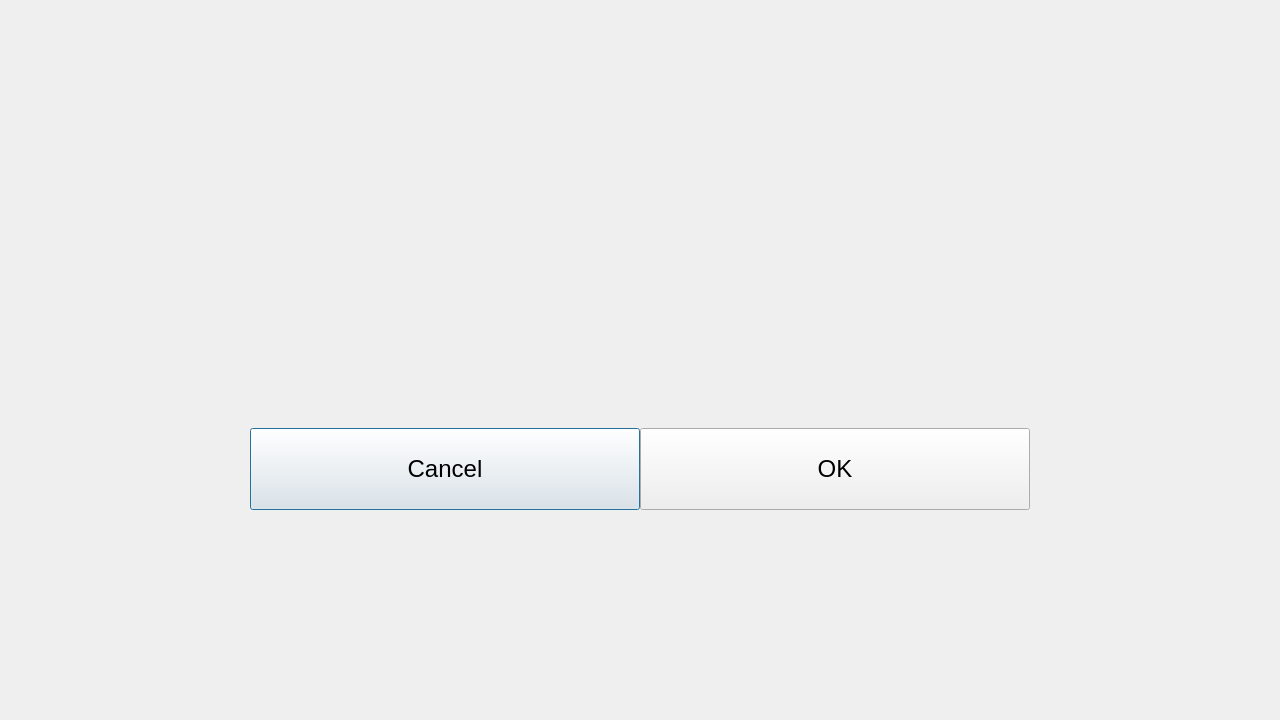
<?xml version="1.0" encoding="UTF-8"?>
<ui version="4.0">
 <class>OverlayDialog</class>
 <widget class="QDialog" name="OverlayDialog">
  <property name="geometry">
   <rect>
    <x>0</x>
    <y>0</y>
    <width>1280</width>
    <height>720</height>
   </rect>
  </property>
  <property name="windowTitle">
   <string>Dialog</string>
  </property>
  <property name="styleSheet">
   <string notr="true"/>
  </property>
  <layout class="QVBoxLayout" name="verticalLayout">
   <property name="spacing">
    <number>0</number>
   </property>
   <property name="leftMargin">
    <number>0</number>
   </property>
   <property name="topMargin">
    <number>0</number>
   </property>
   <property name="rightMargin">
    <number>0</number>
   </property>
   <property name="bottomMargin">
    <number>0</number>
   </property>
   <item>
    <widget class="QStackedWidget" name="stackedDialog">
     <property name="currentIndex">
      <number>0</number>
     </property>
     <widget class="QWidget" name="lineDialog">
      <layout class="QGridLayout" name="lineDialogGridLayout" rowstretch="210,300,210" columnstretch="250,780,250">
       <property name="leftMargin">
        <number>0</number>
       </property>
       <property name="topMargin">
        <number>0</number>
       </property>
       <property name="rightMargin">
        <number>0</number>
       </property>
       <property name="bottomMargin">
        <number>0</number>
       </property>
       <property name="spacing">
        <number>0</number>
       </property>
       <item row="1" column="1">
        <widget class="QWidget" name="contentDialog" native="true">
         <layout class="QVBoxLayout" name="verticalLayout_2" stretch="70,149,82">
          <property name="spacing">
           <number>0</number>
          </property>
          <property name="leftMargin">
           <number>0</number>
          </property>
          <property name="topMargin">
           <number>0</number>
          </property>
          <property name="rightMargin">
           <number>0</number>
          </property>
          <property name="bottomMargin">
           <number>0</number>
          </property>
          <item>
           <widget class="QLabel" name="label_title">
            <property name="font">
             <font>
              <pointsize>14</pointsize>
             </font>
            </property>
            <property name="alignment">
             <set>Qt::AlignBottom|Qt::AlignLeading|Qt::AlignLeft</set>
            </property>
           </widget>
          </item>
          <item>
           <widget class="QLabel" name="label_dialog">
            <property name="font">
             <font>
              <pointsize>18</pointsize>
             </font>
            </property>
            <property name="alignment">
             <set>Qt::AlignCenter</set>
            </property>
            <property name="wordWrap">
             <bool>true</bool>
            </property>
           </widget>
          </item>
          <item>
           <widget class="QWidget" name="buttonsDialog" native="true">
            <layout class="QHBoxLayout" name="horizontalLayout">
             <property name="spacing">
              <number>0</number>
             </property>
             <property name="leftMargin">
              <number>0</number>
             </property>
             <property name="topMargin">
              <number>0</number>
             </property>
             <property name="rightMargin">
              <number>0</number>
             </property>
             <property name="bottomMargin">
              <number>0</number>
             </property>
             <item>
              <widget class="QPushButton" name="button_cancel">
               <property name="sizePolicy">
                <sizepolicy hsizetype="Expanding" vsizetype="Expanding">
                 <horstretch>0</horstretch>
                 <verstretch>0</verstretch>
                </sizepolicy>
               </property>
               <property name="font">
                <font>
                 <pointsize>18</pointsize>
                </font>
               </property>
               <property name="text">
                <string>Cancel</string>
               </property>
              </widget>
             </item>
             <item>
              <widget class="QPushButton" name="button_ok">
               <property name="sizePolicy">
                <sizepolicy hsizetype="Expanding" vsizetype="Expanding">
                 <horstretch>0</horstretch>
                 <verstretch>0</verstretch>
                </sizepolicy>
               </property>
               <property name="font">
                <font>
                 <pointsize>18</pointsize>
                </font>
               </property>
               <property name="text">
                <string>OK</string>
               </property>
              </widget>
             </item>
            </layout>
           </widget>
          </item>
         </layout>
        </widget>
       </item>
       <item row="0" column="1">
        <spacer name="verticalSpacer">
         <property name="orientation">
          <enum>Qt::Vertical</enum>
         </property>
         <property name="sizeHint" stdset="0">
          <size>
           <width>20</width>
           <height>40</height>
          </size>
         </property>
        </spacer>
       </item>
       <item row="1" column="0">
        <spacer name="horizontalSpacer">
         <property name="orientation">
          <enum>Qt::Horizontal</enum>
         </property>
         <property name="sizeHint" stdset="0">
          <size>
           <width>40</width>
           <height>20</height>
          </size>
         </property>
        </spacer>
       </item>
       <item row="2" column="1">
        <spacer name="verticalSpacer_2">
         <property name="orientation">
          <enum>Qt::Vertical</enum>
         </property>
         <property name="sizeHint" stdset="0">
          <size>
           <width>20</width>
           <height>40</height>
          </size>
         </property>
        </spacer>
       </item>
       <item row="1" column="2">
        <spacer name="horizontalSpacer_2">
         <property name="orientation">
          <enum>Qt::Horizontal</enum>
         </property>
         <property name="sizeHint" stdset="0">
          <size>
           <width>40</width>
           <height>20</height>
          </size>
         </property>
        </spacer>
       </item>
      </layout>
     </widget>
     <widget class="QWidget" name="richDialog">
      <layout class="QGridLayout" name="richDialogGridLayout" rowstretch="100,520,100" columnstretch="165,950,165">
       <property name="leftMargin">
        <number>0</number>
       </property>
       <property name="topMargin">
        <number>0</number>
       </property>
       <property name="rightMargin">
        <number>0</number>
       </property>
       <property name="bottomMargin">
        <number>0</number>
       </property>
       <property name="spacing">
        <number>0</number>
       </property>
       <item row="1" column="0">
        <spacer name="horizontalSpacer_3">
         <property name="orientation">
          <enum>Qt::Horizontal</enum>
         </property>
         <property name="sizeHint" stdset="0">
          <size>
           <width>40</width>
           <height>20</height>
          </size>
         </property>
        </spacer>
       </item>
       <item row="2" column="1">
        <spacer name="verticalSpacer_4">
         <property name="orientation">
          <enum>Qt::Vertical</enum>
         </property>
         <property name="sizeHint" stdset="0">
          <size>
           <width>20</width>
           <height>40</height>
          </size>
         </property>
        </spacer>
       </item>
       <item row="0" column="1">
        <spacer name="verticalSpacer_3">
         <property name="orientation">
          <enum>Qt::Vertical</enum>
         </property>
         <property name="sizeHint" stdset="0">
          <size>
           <width>20</width>
           <height>40</height>
          </size>
         </property>
        </spacer>
       </item>
       <item row="1" column="1">
        <widget class="QWidget" name="contentRichDialog" native="true">
         <layout class="QVBoxLayout" name="verticalLayout_3" stretch="70,368,82">
          <property name="spacing">
           <number>0</number>
          </property>
          <property name="leftMargin">
           <number>0</number>
          </property>
          <property name="topMargin">
           <number>0</number>
          </property>
          <property name="rightMargin">
           <number>0</number>
          </property>
          <property name="bottomMargin">
           <number>0</number>
          </property>
          <item>
           <widget class="QLabel" name="label_title_rich">
            <property name="font">
             <font>
              <pointsize>14</pointsize>
             </font>
            </property>
            <property name="text">
             <string/>
            </property>
            <property name="alignment">
             <set>Qt::AlignBottom|Qt::AlignLeading|Qt::AlignLeft</set>
            </property>
           </widget>
          </item>
          <item>
           <widget class="QTextBrowser" name="text_browser_dialog">
            <property name="font">
             <font>
              <pointsize>18</pointsize>
             </font>
            </property>
            <property name="html">
             <string>&lt;!DOCTYPE HTML PUBLIC &quot;-//W3C//DTD HTML 4.0//EN&quot; &quot;http://www.w3.org/TR/REC-html40/strict.dtd&quot;&gt;
&lt;html&gt;&lt;head&gt;&lt;meta name=&quot;qrichtext&quot; content=&quot;1&quot; /&gt;&lt;style type=&quot;text/css&quot;&gt;
p, li { white-space: pre-wrap; }
&lt;/style&gt;&lt;/head&gt;&lt;body style=&quot; font-family:'MS Shell Dlg 2'; font-size:18pt; font-weight:400; font-style:normal;&quot;&gt;
&lt;p style=&quot;-qt-paragraph-type:empty; margin-top:0px; margin-bottom:0px; margin-left:0px; margin-right:0px; -qt-block-indent:0; text-indent:0px;&quot;&gt;&lt;br /&gt;&lt;/p&gt;&lt;/body&gt;&lt;/html&gt;</string>
            </property>
           </widget>
          </item>
          <item>
           <widget class="QWidget" name="buttonsRichDialog" native="true">
            <layout class="QHBoxLayout" name="horizontalLayout_2">
             <property name="spacing">
              <number>0</number>
             </property>
             <property name="leftMargin">
              <number>0</number>
             </property>
             <property name="topMargin">
              <number>0</number>
             </property>
             <property name="rightMargin">
              <number>0</number>
             </property>
             <property name="bottomMargin">
              <number>0</number>
             </property>
             <item>
              <widget class="QPushButton" name="button_cancel_rich">
               <property name="sizePolicy">
                <sizepolicy hsizetype="Expanding" vsizetype="Expanding">
                 <horstretch>0</horstretch>
                 <verstretch>0</verstretch>
                </sizepolicy>
               </property>
               <property name="font">
                <font>
                 <pointsize>18</pointsize>
                </font>
               </property>
               <property name="text">
                <string>Cancel</string>
               </property>
              </widget>
             </item>
             <item>
              <widget class="QPushButton" name="button_ok_rich">
               <property name="sizePolicy">
                <sizepolicy hsizetype="Expanding" vsizetype="Expanding">
                 <horstretch>0</horstretch>
                 <verstretch>0</verstretch>
                </sizepolicy>
               </property>
               <property name="font">
                <font>
                 <pointsize>18</pointsize>
                </font>
               </property>
               <property name="text">
                <string>OK</string>
               </property>
              </widget>
             </item>
            </layout>
           </widget>
          </item>
         </layout>
        </widget>
       </item>
       <item row="1" column="2">
        <spacer name="horizontalSpacer_4">
         <property name="orientation">
          <enum>Qt::Horizontal</enum>
         </property>
         <property name="sizeHint" stdset="0">
          <size>
           <width>40</width>
           <height>20</height>
          </size>
         </property>
        </spacer>
       </item>
      </layout>
     </widget>
    </widget>
   </item>
  </layout>
 </widget>
 <resources>
  <include location="../../../dist/icons/overlay/overlay.qrc"/>
 </resources>
 <connections/>
</ui>
